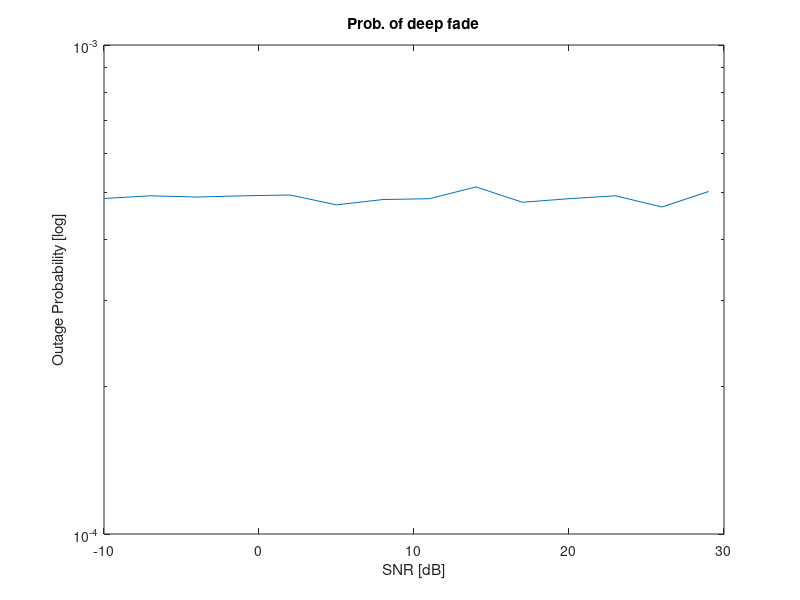

Write the MATLAB code that produced this figure.
clc
clear
close all
%% Problem 2 - Receiver Beamforming with CSIR, MRC and SIMO
% Probability outage vs SNR for three different channel realizations:
% 1. Uncorrelated channels, h1, h2, h3 and h4 complex gaussian i.i.d
% 2. Correlated channels, h2 = h4 = (h1 x h3), h1 and h3 i.i.d complex
    %  gaussian, product channel, relay case
% 3. h4 = 1/3(h1+h2+h3), average of three i.i.d compl. gaussian

snr_db= -10:3:30; %SNR interval in dB
bits = 2^12; %Number of bits
iterations = 2048;
snr_linear = 10.^(snr_db/10); %SNR in "normal" unit

P_out = zeros(1,size(snr_db,2)); %empty matrix of sixe 1 x SNR interval

%Iterate through SNR interval
for iSNR = 1:size(snr_db,2)

    sigma = 1/sqrt(snr_linear(iSNR)); %Sigma for AWGN
    
    for i = 1:iterations
        TX = round(rand(1,bits))*2-1;

        %Channel H consists of Nr = 4 column vectors h1, h2, h3 and h4
        h1 = complex(randn(1,bits),randn(1,bits));
        h2 = complex(randn(1,bits),randn(1,bits));
        h3 = complex(randn(1,bits),randn(1,bits));
        h4 = complex(randn(1,bits),randn(1,bits));

        %%%CASE1 Uncomment each case for each plot
        %H = [h1' h2' h3' h4'];
        %%%%%%%

        %%%CASE2
        %H = [h1' (h1.*h3)' h3' (h1.*h3)'];
        %%%%%%%

        %%%CASE3
        H = [h1' h2' h3' (1/3).*(h1' + h2' + h3')];
        %%%%%%%

        AWGN = 1/sqrt(2)*(randn(1,bits)+j*randn(1,bits))*sigma; %additive noise
        RX = H'.*TX + AWGN; %Output signal
        detected_bits = ((RX.*conj(H')) >= 0)*2 - 1; %Detected signal (bits)
        nr_of_errors = sum(not(detected_bits == TX)); %Counting non-detected bits
        P_out(iSNR) = P_out(iSNR) + nr_of_errors(i); %Add errors in P_out matrix
    end

    P_out(iSNR) = P_out(iSNR)./iterations./bits; %Average over iterations and nr of bits
end

figure(1)
semilogy(snr_db,P_out); %P_out in log scale
title('Prob. of deep fade')
xlabel('SNR [dB]')
ylabel('Outage Probability [log]')
